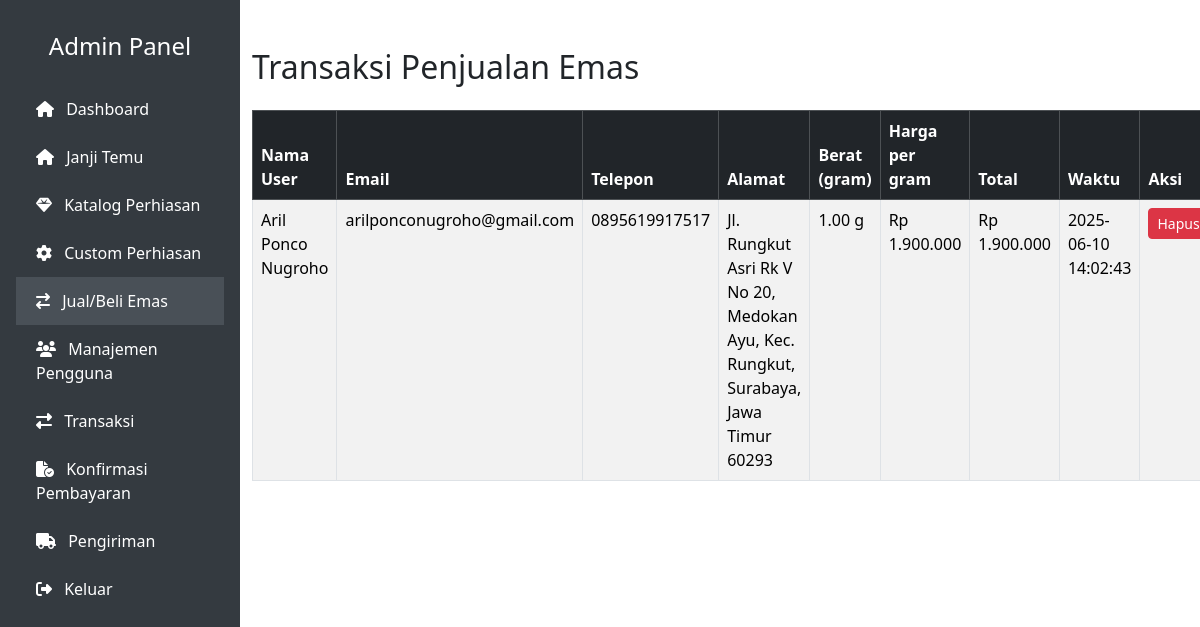
Screenshot of /admin/trade.php with the database file from the repository.
### tables this page shows
CREATE TABLE `gold_transactions` (
  `id` int(11) NOT NULL,
  `user_id` int(11) DEFAULT NULL,
  `type` enum('buy','sell') DEFAULT NULL,
  `weight` decimal(10,2) DEFAULT NULL,
  `price_per_gram` decimal(15,2) DEFAULT NULL,
  `total_price` decimal(15,2) DEFAULT NULL,
  `status` enum('pending','completed','cancelled') DEFAULT 'pending',
  `created_at` timestamp NOT NULL DEFAULT current_timestamp()
);

CREATE TABLE `users` (
  `id` int(11) NOT NULL,
  `name` varchar(100) DEFAULT NULL,
  `email` varchar(100) DEFAULT NULL,
  `password` varchar(255) DEFAULT NULL,
  `phone` varchar(20) DEFAULT NULL,
  `role` enum('customer','admin') DEFAULT 'customer',
  `created_at` timestamp NOT NULL DEFAULT current_timestamp(),
  `address` text DEFAULT NULL
);

### admin/trade.php (the view, shortened to what this page needs)
<?php
require_once '../config/database.php';
include 'includes/header.php';
include 'includes/sidebar.php';
$stmt = $pdo->query("SELECT
                        gt.*,
                        u.name AS user_name,
                        u.email,
                        u.phone,
                        u.address
                    FROM gold_transactions gt
                    JOIN users u ON gt.user_id = u.id
                    WHERE gt.type = 'sell'
                    ORDER BY gt.created_at DESC");
$transactions = $stmt->fetchAll();
?>
<div class="container py-5">
    <h2 class="mb-4">Transaksi Penjualan Emas</h2>
    <table class="table table-bordered table-striped">
        <thead class="table-dark">
            <tr>
                <th>Nama User</th>
                <th>Email</th>
                <th>Telepon</th>
                <th>Alamat</th>
                <th>Berat (gram)</th>
                <th>Harga per gram</th>
                <th>Total</th>
                <th>Waktu</th>
                <th>Aksi</th>
            </tr>
        </thead>
        <tbody>
            <?php foreach ($transactions as $trx): ?>
            <tr>
                <td><?= htmlspecialchars($trx['user_name']) ?></td>
                <td><?= htmlspecialchars($trx['email']) ?></td>
                <td><?= htmlspecialchars($trx['phone']) ?></td>
                <td><?= nl2br(htmlspecialchars($trx['address'])) ?></td>
                <td><?= htmlspecialchars($trx['weight']) ?> g</td>
                <td>Rp <?= number_format($trx['price_per_gram'], 0, ',', '.') ?></td>
                <td>Rp <?= number_format($trx['total_price'], 0, ',', '.') ?></td>
                <td><?= $trx['created_at'] ?></td>
                <td>
                    <form method="POST" onsubmit="return confirm('Yakin ingin menghapus transaksi ini?')">
                        <button type="submit" name="delete" class="btn btn-danger btn-sm">Hapus</button>
                    </form>
                </td>
            </tr>
            <?php endforeach; ?>
        </tbody>
    </table>
</div>

### admin/includes/header.php (style rules this page uses)
body { min-height: 100vh; margin: 0; display: flex; overflow: hidden; }

### rows the page displays
gold_transactions: user.name "Aril Ponco Nugroho", user.email "arilponconugroho@gmail.com", user.phone "0895619917517", user.address "Jl. Rungkut Asri Rk V No 20, Medokan Ayu, Kec. Rungkut, Surabaya, Jawa Timur 60293", weight "1.00", price_per_gram "1.900.000", total_price "1.900.000", created_at "2025-06-10 14:02:43"
